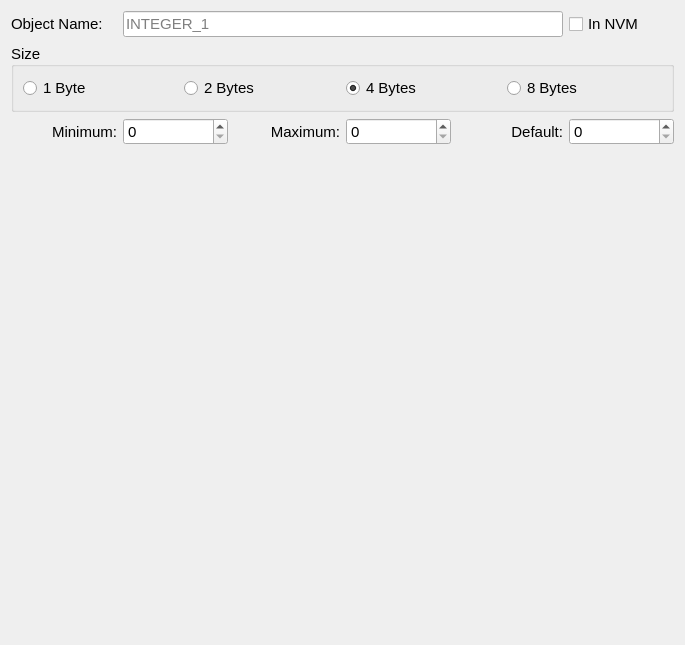
<?xml version="1.0" encoding="UTF-8"?>
<ui version="4.0">
 <class>Form</class>
 <widget class="QWidget" name="Form">
  <property name="geometry">
   <rect>
    <x>0</x>
    <y>0</y>
    <width>685</width>
    <height>645</height>
   </rect>
  </property>
  <property name="font">
   <font>
    <pointsize>11</pointsize>
   </font>
  </property>
  <property name="windowTitle">
   <string>Form</string>
  </property>
  <layout class="QGridLayout" name="gridLayout">
   <item row="2" column="2">
    <widget class="QLabel" name="lblMax">
     <property name="text">
      <string>Maximum:</string>
     </property>
     <property name="alignment">
      <set>Qt::AlignmentFlag::AlignRight|Qt::AlignmentFlag::AlignTrailing|Qt::AlignmentFlag::AlignVCenter</set>
     </property>
    </widget>
   </item>
   <item row="2" column="4">
    <widget class="QLabel" name="lblDefault">
     <property name="text">
      <string>Default:</string>
     </property>
     <property name="alignment">
      <set>Qt::AlignmentFlag::AlignRight|Qt::AlignmentFlag::AlignTrailing|Qt::AlignmentFlag::AlignVCenter</set>
     </property>
    </widget>
   </item>
   <item row="3" column="0">
    <spacer name="verticalSpacer">
     <property name="orientation">
      <enum>Qt::Orientation::Vertical</enum>
     </property>
     <property name="sizeHint" stdset="0">
      <size>
       <width>20</width>
       <height>40</height>
      </size>
     </property>
    </spacer>
   </item>
   <item row="2" column="3">
    <widget class="QSpinBox" name="sbMax"/>
   </item>
   <item row="0" column="0">
    <widget class="QLabel" name="lblObjectName">
     <property name="font">
      <font>
       <pointsize>11</pointsize>
      </font>
     </property>
     <property name="text">
      <string>Object Name:</string>
     </property>
    </widget>
   </item>
   <item row="2" column="0">
    <widget class="QLabel" name="lblMin">
     <property name="text">
      <string>Minimum:</string>
     </property>
     <property name="alignment">
      <set>Qt::AlignmentFlag::AlignRight|Qt::AlignmentFlag::AlignTrailing|Qt::AlignmentFlag::AlignVCenter</set>
     </property>
    </widget>
   </item>
   <item row="2" column="1">
    <widget class="QSpinBox" name="sbMin"/>
   </item>
   <item row="2" column="5">
    <widget class="QSpinBox" name="sbDefault"/>
   </item>
   <item row="0" column="5">
    <widget class="QCheckBox" name="cbInNvm">
     <property name="text">
      <string>In NVM</string>
     </property>
    </widget>
   </item>
   <item row="1" column="0" colspan="6">
    <widget class="QGroupBox" name="gbSize">
     <property name="title">
      <string>Size</string>
     </property>
     <property name="alignment">
      <set>Qt::AlignmentFlag::AlignLeading|Qt::AlignmentFlag::AlignLeft|Qt::AlignmentFlag::AlignVCenter</set>
     </property>
     <layout class="QHBoxLayout" name="horizontalLayout">
      <item>
       <widget class="QRadioButton" name="rb1Byte">
        <property name="text">
         <string>1 Byte</string>
        </property>
       </widget>
      </item>
      <item>
       <widget class="QRadioButton" name="rb2Byte">
        <property name="text">
         <string>2 Bytes</string>
        </property>
       </widget>
      </item>
      <item>
       <widget class="QRadioButton" name="rb4Byte">
        <property name="text">
         <string>4 Bytes</string>
        </property>
        <property name="checked">
         <bool>true</bool>
        </property>
       </widget>
      </item>
      <item>
       <widget class="QRadioButton" name="rb8Byte">
        <property name="text">
         <string>8 Bytes</string>
        </property>
       </widget>
      </item>
     </layout>
    </widget>
   </item>
   <item row="0" column="1" colspan="4">
    <widget class="QLineEdit" name="leObjectName">
     <property name="font">
      <font>
       <pointsize>11</pointsize>
      </font>
     </property>
     <property name="placeholderText">
      <string>INTEGER_1</string>
     </property>
    </widget>
   </item>
  </layout>
 </widget>
 <resources/>
 <connections/>
</ui>
